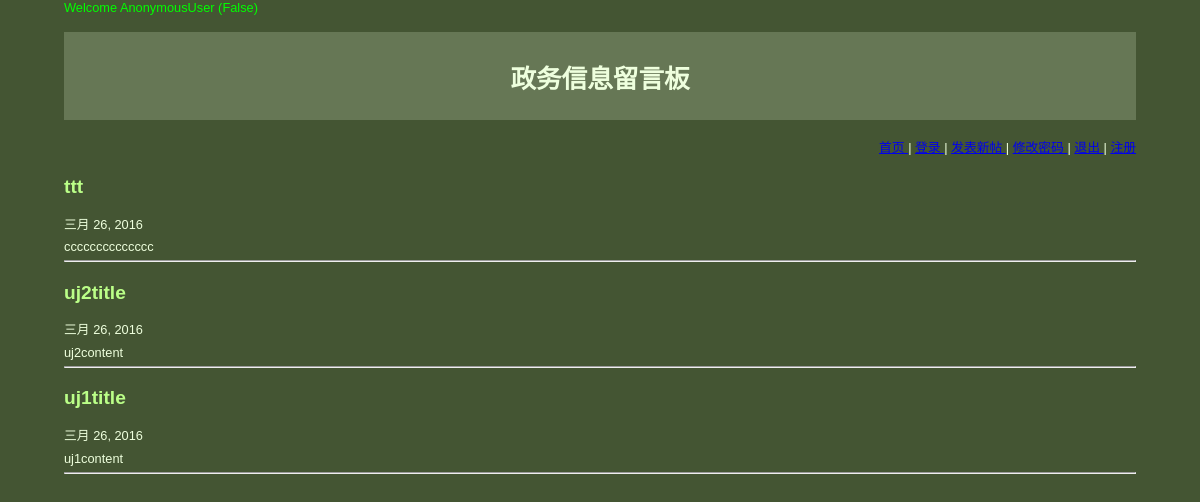
/main/, run on the app's committed database.
### messageboard/models.py (models this page shows, shortened)
class MsgPost(models.Model):
    user = models.CharField(max_length=12)
    email = models.EmailField(blank=True)
    title = models.CharField(max_length=30)
    content = models.TextField()
    datetime = models.DateTimeField(auto_now_add=True)
    class Meta:
        ordering = ['-datetime']

### messageboard/views.py (the view)
# urls.py: url(r'^main/$', main),
def main(request):
    posts = MsgPost.objects.all()  # get all records
    return render_to_response(
        'messageboard/main.html', {'posts': posts, 'curuser': request.user, 'is_authenticated': request.user.is_authenticated()}
    )

### messageboard/templates/messageboard/main.html (shortened to what this page needs)
{% extends 'messageboard/base.html' %}
{% block content %}
<div>
    <h1 align="center"> 政务信息留言板 </h1>
    <div align="right">
        <a href="/main/"> 首页 </a> |
        <a href="/accounts/login/"> 登录 </a> |
        <a href="/main/post/"> 发表新帖 </a>|
        <a href="/main/password/change/"> 修改密码 </a> |
        <a href="/main/logout/"> 退出 </a>|
        <a href="/main/register/"> 注册 </a>
    </div>
</div>
    {% for post in posts %}
        <h2>{{ post.title }}</h2>
        <p>{{ post.datetime|date }}</p>
        <p>{{ post.content }}</p>
        <hr />
    {% endfor %}
{% endblock %}

### messageboard/templates/messageboard/base.html (shortened to what this page needs)
<!DOCTYPE html>
<html lang="en">
<head>
</head>
<body>
    <div class="curuser">Welcome {{ curuser }} ({{ is_authenticated }})</div>
    {% block content %}
    {% endblock %}
</body>
</html>

### messageboard/templates/messageboard/base.html (style rules this page uses)
body { color: #efd; background: #453; padding: 0 5em; margin: 0; font-size: 80%;size:12px;font-family: sans-serif, serif; }
h1 { padding: 1em 0.5em; background: #675; }
h2 { color: #bf8; border-top: 1.5px; margin-top: 1em }
p { margin: 0.5em 0 }
.curuser { color: #0f0; }

### data on the page
MsgPost: title "ttt", datetime "三月 26, 2016", content "cccccccccccccc"
MsgPost: title "uj2title", datetime "三月 26, 2016", content "uj2content"
MsgPost: title "uj1title", datetime "三月 26, 2016", content "uj1content"

### other printed values
{{ curuser }} "AnonymousUser"
{{ is_authenticated }} "False"
